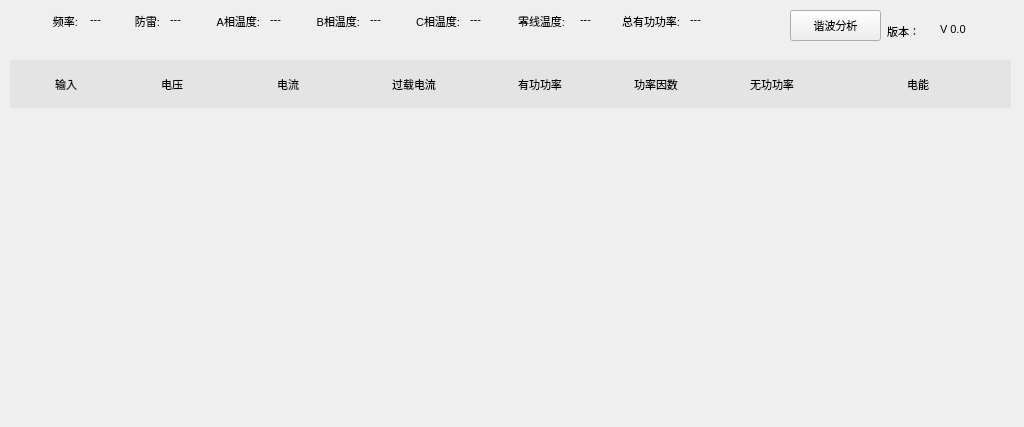
<?xml version="1.0" encoding="UTF-8"?>
<ui version="4.0">
 <class>LineWid</class>
 <widget class="QWidget" name="LineWid">
  <property name="geometry">
   <rect>
    <x>0</x>
    <y>0</y>
    <width>1024</width>
    <height>427</height>
   </rect>
  </property>
  <property name="font">
   <font>
    <family>Ubuntu</family>
    <pointsize>8</pointsize>
    <italic>false</italic>
    <bold>false</bold>
   </font>
  </property>
  <property name="windowTitle">
   <string>Form</string>
  </property>
  <property name="styleSheet">
   <string notr="true">font: 8pt &quot;Ubuntu&quot;;</string>
  </property>
  <widget class="QWidget" name="totalWid" native="true">
   <property name="geometry">
    <rect>
     <x>990</x>
     <y>0</y>
     <width>21</width>
     <height>20</height>
    </rect>
   </property>
  </widget>
  <widget class="QLabel" name="version">
   <property name="geometry">
    <rect>
     <x>940</x>
     <y>20</y>
     <width>68</width>
     <height>18</height>
    </rect>
   </property>
   <property name="minimumSize">
    <size>
     <width>68</width>
     <height>18</height>
    </size>
   </property>
   <property name="font">
    <font>
     <family>Ubuntu</family>
     <pointsize>8</pointsize>
     <italic>false</italic>
     <bold>false</bold>
    </font>
   </property>
   <property name="text">
    <string>V 0.0</string>
   </property>
  </widget>
  <widget class="QLabel" name="label_2">
   <property name="geometry">
    <rect>
     <x>870</x>
     <y>20</y>
     <width>50</width>
     <height>23</height>
    </rect>
   </property>
   <property name="minimumSize">
    <size>
     <width>50</width>
     <height>18</height>
    </size>
   </property>
   <property name="font">
    <font>
     <family>Ubuntu</family>
     <pointsize>8</pointsize>
     <italic>false</italic>
     <bold>false</bold>
    </font>
   </property>
   <property name="text">
    <string>版本：</string>
   </property>
   <property name="alignment">
    <set>Qt::AlignRight|Qt::AlignTrailing|Qt::AlignVCenter</set>
   </property>
  </widget>
  <widget class="QLabel" name="rateLab">
   <property name="geometry">
    <rect>
     <x>90</x>
     <y>10</y>
     <width>30</width>
     <height>18</height>
    </rect>
   </property>
   <property name="minimumSize">
    <size>
     <width>30</width>
     <height>18</height>
    </size>
   </property>
   <property name="font">
    <font>
     <family>Ubuntu</family>
     <pointsize>8</pointsize>
     <italic>false</italic>
     <bold>false</bold>
    </font>
   </property>
   <property name="text">
    <string>---</string>
   </property>
  </widget>
  <widget class="QLabel" name="label">
   <property name="geometry">
    <rect>
     <x>10</x>
     <y>10</y>
     <width>68</width>
     <height>23</height>
    </rect>
   </property>
   <property name="minimumSize">
    <size>
     <width>68</width>
     <height>18</height>
    </size>
   </property>
   <property name="font">
    <font>
     <family>Ubuntu</family>
     <pointsize>8</pointsize>
     <italic>false</italic>
     <bold>false</bold>
    </font>
   </property>
   <property name="text">
    <string>频率:</string>
   </property>
   <property name="alignment">
    <set>Qt::AlignRight|Qt::AlignTrailing|Qt::AlignVCenter</set>
   </property>
  </widget>
  <widget class="QPushButton" name="thdBtn">
   <property name="geometry">
    <rect>
     <x>790</x>
     <y>10</y>
     <width>91</width>
     <height>31</height>
    </rect>
   </property>
   <property name="font">
    <font>
     <family>Ubuntu</family>
     <pointsize>8</pointsize>
     <italic>false</italic>
     <bold>false</bold>
    </font>
   </property>
   <property name="text">
    <string>谐波分析</string>
   </property>
  </widget>
  <widget class="QWidget" name="widget" native="true">
   <property name="geometry">
    <rect>
     <x>10</x>
     <y>259</y>
     <width>1001</width>
     <height>161</height>
    </rect>
   </property>
   <property name="styleSheet">
    <string notr="true">font: 8pt &quot;Ubuntu&quot;;</string>
   </property>
  </widget>
  <widget class="QWidget" name="layoutWidget">
   <property name="geometry">
    <rect>
     <x>10</x>
     <y>60</y>
     <width>1001</width>
     <height>191</height>
    </rect>
   </property>
   <layout class="QVBoxLayout" name="verticalLayout">
    <property name="spacing">
     <number>0</number>
    </property>
    <item>
     <widget class="QWidget" name="linetitleWid" native="true">
      <property name="font">
       <font>
        <family>Ubuntu</family>
        <pointsize>8</pointsize>
        <italic>false</italic>
        <bold>false</bold>
       </font>
      </property>
      <property name="styleSheet">
       <string notr="true">background-color: rgb(228,228,228);</string>
      </property>
      <layout class="QHBoxLayout" name="horizontalLayout">
       <property name="spacing">
        <number>0</number>
       </property>
       <property name="leftMargin">
        <number>0</number>
       </property>
       <property name="topMargin">
        <number>0</number>
       </property>
       <property name="rightMargin">
        <number>0</number>
       </property>
       <property name="bottomMargin">
        <number>0</number>
       </property>
       <item>
        <widget class="QLabel" name="label_5">
         <property name="minimumSize">
          <size>
           <width>100</width>
           <height>0</height>
          </size>
         </property>
         <property name="maximumSize">
          <size>
           <width>100</width>
           <height>16777215</height>
          </size>
         </property>
         <property name="font">
          <font>
           <family>Ubuntu</family>
           <pointsize>8</pointsize>
           <italic>false</italic>
           <bold>false</bold>
          </font>
         </property>
         <property name="styleSheet">
          <string notr="true"/>
         </property>
         <property name="text">
          <string>输入</string>
         </property>
         <property name="alignment">
          <set>Qt::AlignCenter</set>
         </property>
        </widget>
       </item>
       <item>
        <widget class="QLabel" name="label_13">
         <property name="minimumSize">
          <size>
           <width>100</width>
           <height>0</height>
          </size>
         </property>
         <property name="maximumSize">
          <size>
           <width>100</width>
           <height>16777215</height>
          </size>
         </property>
         <property name="font">
          <font>
           <family>Ubuntu</family>
           <pointsize>8</pointsize>
           <italic>false</italic>
           <bold>false</bold>
          </font>
         </property>
         <property name="text">
          <string>电压</string>
         </property>
         <property name="alignment">
          <set>Qt::AlignCenter</set>
         </property>
        </widget>
       </item>
       <item>
        <widget class="QLabel" name="label_9">
         <property name="minimumSize">
          <size>
           <width>100</width>
           <height>0</height>
          </size>
         </property>
         <property name="maximumSize">
          <size>
           <width>120</width>
           <height>16777215</height>
          </size>
         </property>
         <property name="font">
          <font>
           <family>Ubuntu</family>
           <pointsize>8</pointsize>
           <italic>false</italic>
           <bold>false</bold>
          </font>
         </property>
         <property name="text">
          <string>电流</string>
         </property>
         <property name="alignment">
          <set>Qt::AlignCenter</set>
         </property>
        </widget>
       </item>
       <item>
        <widget class="QLabel" name="label_3">
         <property name="minimumSize">
          <size>
           <width>100</width>
           <height>0</height>
          </size>
         </property>
         <property name="maximumSize">
          <size>
           <width>120</width>
           <height>16777215</height>
          </size>
         </property>
         <property name="font">
          <font>
           <family>Ubuntu</family>
           <pointsize>8</pointsize>
           <italic>false</italic>
           <bold>false</bold>
          </font>
         </property>
         <property name="text">
          <string>过载电流</string>
         </property>
         <property name="alignment">
          <set>Qt::AlignCenter</set>
         </property>
        </widget>
       </item>
       <item>
        <widget class="QLabel" name="label_8">
         <property name="minimumSize">
          <size>
           <width>100</width>
           <height>0</height>
          </size>
         </property>
         <property name="maximumSize">
          <size>
           <width>120</width>
           <height>16777215</height>
          </size>
         </property>
         <property name="font">
          <font>
           <family>Ubuntu</family>
           <pointsize>8</pointsize>
           <italic>false</italic>
           <bold>false</bold>
          </font>
         </property>
         <property name="text">
          <string>有功功率</string>
         </property>
         <property name="alignment">
          <set>Qt::AlignCenter</set>
         </property>
        </widget>
       </item>
       <item>
        <widget class="QLabel" name="label_6">
         <property name="minimumSize">
          <size>
           <width>100</width>
           <height>0</height>
          </size>
         </property>
         <property name="maximumSize">
          <size>
           <width>100</width>
           <height>16777215</height>
          </size>
         </property>
         <property name="font">
          <font>
           <family>Ubuntu</family>
           <pointsize>8</pointsize>
           <italic>false</italic>
           <bold>false</bold>
          </font>
         </property>
         <property name="text">
          <string>功率因数</string>
         </property>
         <property name="alignment">
          <set>Qt::AlignCenter</set>
         </property>
        </widget>
       </item>
       <item>
        <widget class="QLabel" name="label_4">
         <property name="minimumSize">
          <size>
           <width>120</width>
           <height>0</height>
          </size>
         </property>
         <property name="maximumSize">
          <size>
           <width>120</width>
           <height>16777215</height>
          </size>
         </property>
         <property name="font">
          <font>
           <family>Ubuntu</family>
           <pointsize>8</pointsize>
           <italic>false</italic>
           <bold>false</bold>
          </font>
         </property>
         <property name="text">
          <string>无功功率</string>
         </property>
         <property name="alignment">
          <set>Qt::AlignCenter</set>
         </property>
        </widget>
       </item>
       <item>
        <widget class="QLabel" name="label_7">
         <property name="minimumSize">
          <size>
           <width>120</width>
           <height>0</height>
          </size>
         </property>
         <property name="maximumSize">
          <size>
           <width>160</width>
           <height>16777215</height>
          </size>
         </property>
         <property name="font">
          <font>
           <family>Ubuntu</family>
           <pointsize>8</pointsize>
           <italic>false</italic>
           <bold>false</bold>
          </font>
         </property>
         <property name="text">
          <string>电能</string>
         </property>
         <property name="alignment">
          <set>Qt::AlignCenter</set>
         </property>
        </widget>
       </item>
      </layout>
     </widget>
    </item>
    <item>
     <widget class="QWidget" name="line1Wid" native="true">
      <property name="font">
       <font>
        <family>Ubuntu</family>
        <pointsize>8</pointsize>
        <italic>false</italic>
        <bold>false</bold>
       </font>
      </property>
      <property name="styleSheet">
       <string notr="true">QWidget{
border-bottom:2px solid rgb(228,228,228);
};</string>
      </property>
     </widget>
    </item>
    <item>
     <widget class="QWidget" name="line2Wid" native="true">
      <property name="font">
       <font>
        <family>Ubuntu</family>
        <pointsize>8</pointsize>
        <italic>false</italic>
        <bold>false</bold>
       </font>
      </property>
      <property name="styleSheet">
       <string notr="true">QWidget{
border-bottom:2px solid rgb(228,228,228);
};</string>
      </property>
     </widget>
    </item>
    <item>
     <widget class="QWidget" name="line3Wid" native="true">
      <property name="font">
       <font>
        <family>Ubuntu</family>
        <pointsize>8</pointsize>
        <italic>false</italic>
        <bold>false</bold>
       </font>
      </property>
      <property name="styleSheet">
       <string notr="true">QWidget{
border-bottom:2px solid rgb(228,228,228);
};</string>
      </property>
     </widget>
    </item>
   </layout>
  </widget>
  <widget class="QLabel" name="lpsLab">
   <property name="geometry">
    <rect>
     <x>170</x>
     <y>10</y>
     <width>68</width>
     <height>18</height>
    </rect>
   </property>
   <property name="minimumSize">
    <size>
     <width>68</width>
     <height>18</height>
    </size>
   </property>
   <property name="font">
    <font>
     <family>Ubuntu</family>
     <pointsize>8</pointsize>
     <italic>false</italic>
     <bold>false</bold>
    </font>
   </property>
   <property name="text">
    <string>---</string>
   </property>
  </widget>
  <widget class="QLabel" name="label_10">
   <property name="geometry">
    <rect>
     <x>120</x>
     <y>10</y>
     <width>40</width>
     <height>23</height>
    </rect>
   </property>
   <property name="minimumSize">
    <size>
     <width>20</width>
     <height>18</height>
    </size>
   </property>
   <property name="font">
    <font>
     <family>Ubuntu</family>
     <pointsize>8</pointsize>
     <italic>false</italic>
     <bold>false</bold>
    </font>
   </property>
   <property name="text">
    <string>防雷:</string>
   </property>
   <property name="alignment">
    <set>Qt::AlignRight|Qt::AlignTrailing|Qt::AlignVCenter</set>
   </property>
  </widget>
  <widget class="QLabel" name="label_11">
   <property name="geometry">
    <rect>
     <x>210</x>
     <y>10</y>
     <width>50</width>
     <height>23</height>
    </rect>
   </property>
   <property name="minimumSize">
    <size>
     <width>50</width>
     <height>18</height>
    </size>
   </property>
   <property name="font">
    <font>
     <family>Ubuntu</family>
     <pointsize>8</pointsize>
     <italic>false</italic>
     <bold>false</bold>
    </font>
   </property>
   <property name="text">
    <string>A相温度:</string>
   </property>
   <property name="alignment">
    <set>Qt::AlignRight|Qt::AlignTrailing|Qt::AlignVCenter</set>
   </property>
  </widget>
  <widget class="QLabel" name="temA">
   <property name="geometry">
    <rect>
     <x>270</x>
     <y>10</y>
     <width>30</width>
     <height>18</height>
    </rect>
   </property>
   <property name="minimumSize">
    <size>
     <width>30</width>
     <height>18</height>
    </size>
   </property>
   <property name="font">
    <font>
     <family>Ubuntu</family>
     <pointsize>8</pointsize>
     <italic>false</italic>
     <bold>false</bold>
    </font>
   </property>
   <property name="text">
    <string>---</string>
   </property>
  </widget>
  <widget class="QLabel" name="temB">
   <property name="geometry">
    <rect>
     <x>370</x>
     <y>10</y>
     <width>30</width>
     <height>18</height>
    </rect>
   </property>
   <property name="minimumSize">
    <size>
     <width>30</width>
     <height>18</height>
    </size>
   </property>
   <property name="font">
    <font>
     <family>Ubuntu</family>
     <pointsize>8</pointsize>
     <italic>false</italic>
     <bold>false</bold>
    </font>
   </property>
   <property name="text">
    <string>---</string>
   </property>
  </widget>
  <widget class="QLabel" name="label_12">
   <property name="geometry">
    <rect>
     <x>310</x>
     <y>10</y>
     <width>50</width>
     <height>23</height>
    </rect>
   </property>
   <property name="minimumSize">
    <size>
     <width>50</width>
     <height>18</height>
    </size>
   </property>
   <property name="font">
    <font>
     <family>Ubuntu</family>
     <pointsize>8</pointsize>
     <italic>false</italic>
     <bold>false</bold>
    </font>
   </property>
   <property name="text">
    <string>B相温度:</string>
   </property>
   <property name="alignment">
    <set>Qt::AlignRight|Qt::AlignTrailing|Qt::AlignVCenter</set>
   </property>
  </widget>
  <widget class="QLabel" name="temC">
   <property name="geometry">
    <rect>
     <x>470</x>
     <y>10</y>
     <width>30</width>
     <height>18</height>
    </rect>
   </property>
   <property name="minimumSize">
    <size>
     <width>30</width>
     <height>18</height>
    </size>
   </property>
   <property name="font">
    <font>
     <family>Ubuntu</family>
     <pointsize>8</pointsize>
     <italic>false</italic>
     <bold>false</bold>
    </font>
   </property>
   <property name="text">
    <string>---</string>
   </property>
  </widget>
  <widget class="QLabel" name="label_14">
   <property name="geometry">
    <rect>
     <x>410</x>
     <y>10</y>
     <width>50</width>
     <height>23</height>
    </rect>
   </property>
   <property name="minimumSize">
    <size>
     <width>50</width>
     <height>18</height>
    </size>
   </property>
   <property name="font">
    <font>
     <family>Ubuntu</family>
     <pointsize>8</pointsize>
     <italic>false</italic>
     <bold>false</bold>
    </font>
   </property>
   <property name="text">
    <string>C相温度:</string>
   </property>
   <property name="alignment">
    <set>Qt::AlignRight|Qt::AlignTrailing|Qt::AlignVCenter</set>
   </property>
  </widget>
  <widget class="QLabel" name="temD">
   <property name="geometry">
    <rect>
     <x>580</x>
     <y>10</y>
     <width>30</width>
     <height>18</height>
    </rect>
   </property>
   <property name="minimumSize">
    <size>
     <width>30</width>
     <height>18</height>
    </size>
   </property>
   <property name="font">
    <font>
     <family>Ubuntu</family>
     <pointsize>8</pointsize>
     <italic>false</italic>
     <bold>false</bold>
    </font>
   </property>
   <property name="text">
    <string>---</string>
   </property>
  </widget>
  <widget class="QLabel" name="label_15">
   <property name="geometry">
    <rect>
     <x>510</x>
     <y>10</y>
     <width>55</width>
     <height>23</height>
    </rect>
   </property>
   <property name="minimumSize">
    <size>
     <width>55</width>
     <height>18</height>
    </size>
   </property>
   <property name="font">
    <font>
     <family>Ubuntu</family>
     <pointsize>8</pointsize>
     <italic>false</italic>
     <bold>false</bold>
    </font>
   </property>
   <property name="text">
    <string>零线温度:</string>
   </property>
   <property name="alignment">
    <set>Qt::AlignRight|Qt::AlignTrailing|Qt::AlignVCenter</set>
   </property>
  </widget>
  <widget class="QLabel" name="label_16">
   <property name="geometry">
    <rect>
     <x>610</x>
     <y>10</y>
     <width>70</width>
     <height>23</height>
    </rect>
   </property>
   <property name="minimumSize">
    <size>
     <width>70</width>
     <height>18</height>
    </size>
   </property>
   <property name="font">
    <font>
     <family>Ubuntu</family>
     <pointsize>8</pointsize>
     <italic>false</italic>
     <bold>false</bold>
    </font>
   </property>
   <property name="text">
    <string>总有功功率:</string>
   </property>
   <property name="alignment">
    <set>Qt::AlignRight|Qt::AlignTrailing|Qt::AlignVCenter</set>
   </property>
  </widget>
  <widget class="QLabel" name="totalPowLab">
   <property name="geometry">
    <rect>
     <x>690</x>
     <y>10</y>
     <width>101</width>
     <height>18</height>
    </rect>
   </property>
   <property name="minimumSize">
    <size>
     <width>30</width>
     <height>18</height>
    </size>
   </property>
   <property name="font">
    <font>
     <family>Ubuntu</family>
     <pointsize>8</pointsize>
     <italic>false</italic>
     <bold>false</bold>
    </font>
   </property>
   <property name="text">
    <string>---</string>
   </property>
  </widget>
 </widget>
 <resources/>
 <connections/>
</ui>
